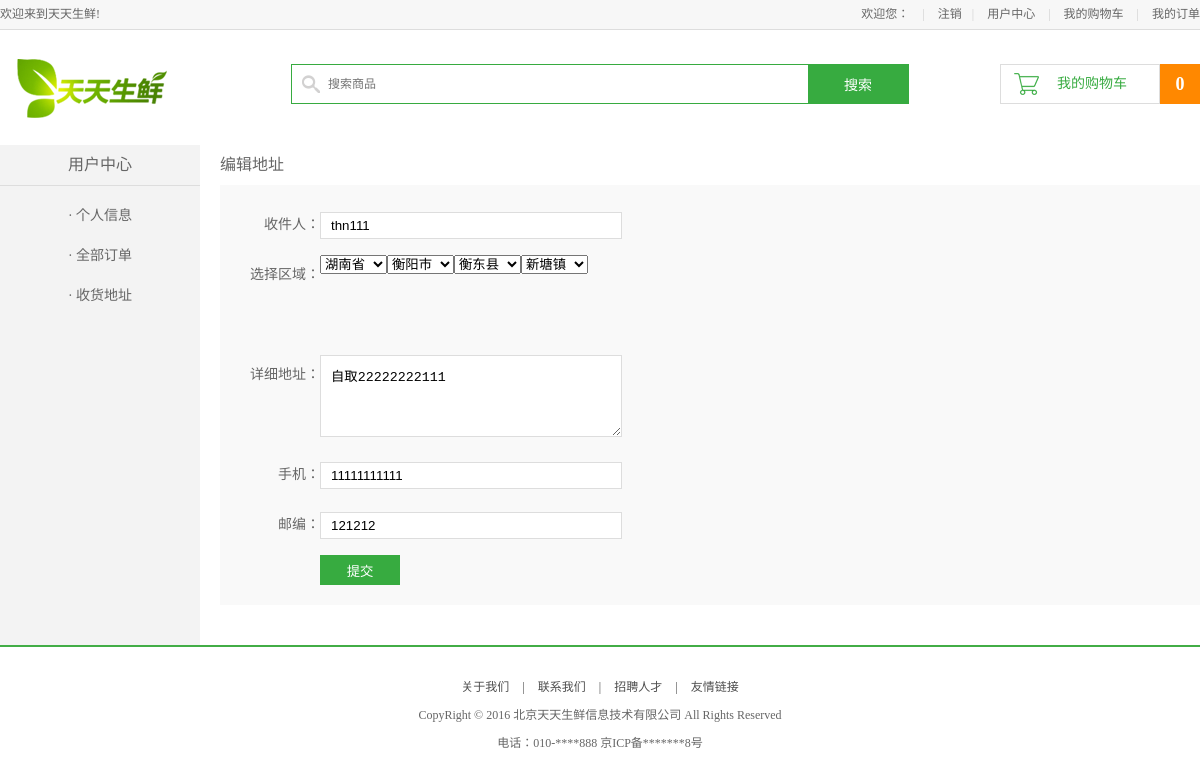
Before: /user/change_site/2/ (signed in) with the older database file.
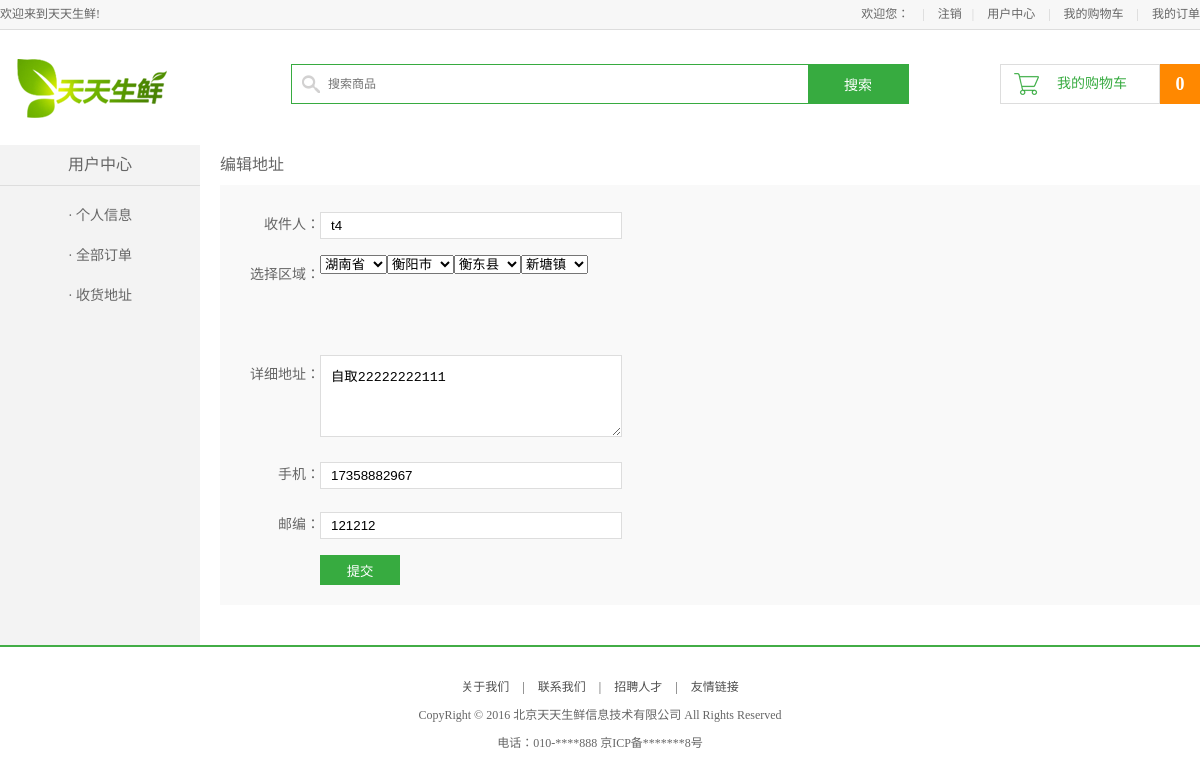
After: the same page with the newer database file.
### df_user/models.py (models this page shows, shortened)
class AddressInfo(models.Model):
    user = models.ForeignKey('UserInfo')
    receiver = models.CharField(max_length=25)
    area = models.ForeignKey("AreaInfo", related_name='address', null=True)
    address = models.CharField(max_length=100)
    phone = models.CharField(max_length=11)
    postcode = models.CharField(max_length=6)

### df_user/decorators.py (the view)
    def wrapper(request, *args, **kwargs):
        user_id = request.session.get('user_id')
        if user_id:
            user_obj = models.UserInfo.objects.get(pk=user_id)
            request.df_user = user_obj
            return func(request, *args, **kwargs)
        else:
            next_url = request.get_full_path()
            print('in de next_url:', next_url)
            url = '?'.join([resolve_url('login'), 'next_url=%s' % urlsafe_base64_encode(next_url.encode()).decode()])
            print('in de url:', url)
            return redirect(url)

### df_user/templatetags/address_handle.py (called while the page is built)
@register.simple_tag
def select_handle(addr_obj):
    result = []
    gen_area_select(addr_obj.area, result)
    return mark_safe(''.join(result))

### df_user/views.py (called while the page is built, shortened)
@require_login
def change_site(request, aid):
    addr_obj = get_object_or_404(models.AddressInfo, pk=aid)
    erros_msg = {}
    context = {
        'addr': addr_obj,
        'error': erros_msg,
    }
    return render(request, 'df_user/user_center_edit.html', context)

### templates/df_user/user_center_edit.html (shortened to what this page needs)
{% extends 'df_user/base_user.html' %}
{% load static %}
{% load address_handle %}
{% block right_content %}
    <div class="right_content clearfix">
        <h3 class="common_title2">
            {% if request.resolver_match.url_name == 'change_site' %}
                编辑地址
            {% else %}
                添加地址
            {% endif %}
        </h3>
        <div class="site_con">
            <form action="" method="post">
                <div class="form_group">
                    <label>收件人：</label>
                    <input type="text" name="receiver" value="{{ addr.receiver }}">
                </div>
                <div class="form_group form_group2 addr_area">
                    <label>选择区域：</label>
                    {% if request.resolver_match.url_name == 'change_site' %}
                        {% select_handle addr %}
                    {% endif %}
                </div>
                <div class="form_group form_group2">
                    <label>详细地址：</label>
                    <textarea class="site_area" name="address">{{ addr.address }}</textarea>
                </div>
                <div class="form_group">
                    <label>手机：</label>
                    <input type="text" name="phone" value="{{ addr.phone }}">
                </div>
                <div class="form_group">
                    <label>邮编：</label>
                    <input type="text" name="postcode" value="{{ addr.postcode }}">
                </div>
                <input type="submit" name="" value="提交" class="info_submit">
            </form>
        </div>
    </div>
{% endblock %}

### templates/df_user/base_user.html
{% extends 'base_top.html' %}
{% load static %}
{% block body %}
	<div class="main_con clearfix">
		<div class="left_menu_con clearfix">
			<h3>用户中心</h3>
			<ul>
				<li><a href="{% url 'info' %}" {% if request.resolver_match.url_name == 'info' %}class="active"{% endif %}>· 个人信息</a></li>
				<li><a href="{% url 'order' %}" {% if request.resolver_match.url_name == 'order' %}class="active"{% endif %}>· 全部订单</a></li>
				<li><a href="{% url 'site' %}" {% if request.resolver_match.url_name == 'site' %}class="active"{% endif %}>· 收货地址</a></li>
			</ul>
		</div>
        {% block right_content %}
        {% endblock %}
    </div>
{% endblock %}

### templates/base_top.html (shortened to what this page needs)
{% extends 'base.html' %}
{% load static %}
{% block top %}
    {% if page_name == 'site' %}
        <div class="header_con">
            <div class="header">
                <div class="welcome fl">欢迎来到天天生鲜!</div>
                <div class="fr">
                    {% if user %}
                        <div class="login_info fl login_btn">
                            欢迎您：<em>
                                {% if user.nikename %}
                                    <a href="{% url 'info' %}">{{ user.nikename }}</a>
                                {% else %}
                                    <a href="{% url 'info' %}">{{ user.uname }}</a>
                                {% endif %}
                            </em>
                            <span>|</span>
                            <a href="{% url 'logout' %}">注销</a>
                        </div>
                    {% else %}
                        <div class="login_btn fl">
                            <a href="{% url 'login' %}">登录</a>
                            <span>|</span>
                            <a href="{% url 'register' %}">注册</a>
                        </div>
                    {% endif %}
                    <div class="user_link fl">
                        <span>|</span>
                        <a href="{% url 'info' %}">用户中心</a>
                        <span>|</span>
                        <a href="{% url 'cart' %}">我的购物车</a>
                        <span>|</span>
                        <a href="{% url 'order' %}">我的订单</a>
                    </div>
                </div>
            </div>
        </div>
        <div class="search_bar clearfix">
            <a href="{% url 'index' %}" class="logo fl"><img src="{% static 'images/logo.png' %}"></a>
            <div class="sub_page_name fl">|&nbsp;&nbsp;&nbsp;&nbsp;用户中心</div>
            <div class="search_con fr">
                 <form method='get' action="/search/" target="_blank">
                    <input type="text" class="input_text fl" name="q" placeholder="搜索商品">
                    <input type="submit" class="input_btn fr" name="" value="搜索">
                </form>
            </div>
        </div>
    {% else %}
        <div class="header_con">
            <div class="header">
                <div class="welcome fl">欢迎来到天天生鲜!</div>
                <div class="fr">
                   {% if user %}
                        <div class="login_info fl login_btn">
                            欢迎您：<em>
                            </em>
                            <span>|</span>
                            <a href="{% url 'logout' %}">注销</a>
                        </div>
                    {% else %}
                    <div class="login_btn fl">
                        <a href="{% url 'login' %}">登录</a>
                        <span>|</span>
                        <a href="{% url 'register' %}">注册</a>
                    </div>
                    {% endif %}
                    <div class="user_link fl">
                        <span>|</span>
                        <a href="{% url 'info' %}">用户中心</a>
                        <span>|</span>
                        <a href="{% url 'cart' %}">我的购物车</a>
                        <span>|</span>
                        <a href="{% url 'order' %}">我的订单</a>
                    </div>
                </div>
            </div>
        </div>
        <div class="search_bar clearfix">
            <a href="{% url 'index' %}" class="logo fl"><img src="{% static 'images/logo.png' %}"></a>
            <div class="search_con fl">
                <form method='get' action="/search/" target="_blank">
                    <input type="text" class="input_text fl" name="q" placeholder="搜索商品">
                    <input type="submit" class="input_btn fr" name="" value="搜索">
                </form>
            </div>
            <div class="guest_cart fr">
                <a href="{% url 'cart' %}" class="cart_name fl">我的购物车</a>
                <div class="goods_count fl" id="show_count">{{ cart_count|default:'0' }}</div>
            </div>
        </div>
    {% endif %}
{% endblock %}

### templates/base.html (shortened to what this page needs)
{% load static %}
<!DOCTYPE html PUBLIC "-//W3C//DTD XHTML 1.0 Transitional//EN" "http://www.w3.org/TR/xhtml1/DTD/xhtml1-transitional.dtd">
<html xmlns="http://www.w3.org/1999/xhtml" xml:lang="en">
<head>
	<link rel="stylesheet" type="text/css" href="{% static 'css/reset.css' %}">
	<link rel="stylesheet" type="text/css" href="{% static 'css/main.css' %}">
</head>
<body>
{% block top %}
{% endblock %}
{% block body %}
{% endblock %}
	<div class="footer no-mp">
		<div class="foot_link">
			<a href="#">关于我们</a>
			<span>|</span>
			<a href="#">联系我们</a>
			<span>|</span>
			<a href="#">招聘人才</a>
			<span>|</span>
			<a href="#">友情链接</a>
		</div>
		<p>CopyRight © 2016 北京天天生鲜信息技术有限公司 All Rights Reserved</p>
		<p>电话：010-****888    京ICP备*******8号</p>
	</div>
</body>
</html>

### static/css/main.css (style rules this page uses)
body { font-family:'Microsoft Yahei';font-size:12px;color:#666; }
html,body { height:100% }
.header_con { background-color:#f7f7f7; height:29px; border-bottom:1px solid #dddddd }
.header { width:1200px; height:29px; margin:0 auto; }
.welcome,.login_info,.login_btn,.user_link { line-height:29px; }
.login_info em { color:#ff8800 }
.login_btn a,.user_link a { color:#666; }
.login_btn span,.user_link span { color:#cecece; margin:0 10px; }
.search_bar { width:1200px;height:115px;margin:0 auto; }
.logo { width:150px;height:59px;margin:29px 0 0 17px; }
.search_con { width:616px;height:38px;border:1px solid #37ab40;margin:34px 0 0 124px;background:url(../images/icons.png) 10px -338px no-repeat; }
.search_con .input_text { width:470px;height:34px;border:0px;margin:2px 0 0 36px;outline:none;font-size:12px;color:#737272;font-family:'Microsoft Yahei' }
.search_con .input_btn { width:100px;height:38px;background-color:#37ab40;border:0px;font-size:14px;color:#fff;font-family:'Microsoft Yahei';outline:none;cursor:pointer; }
.guest_cart { width:200px;height:40px;margin-top:34px; }
.guest_cart .cart_name { width:158px;height:38px;line-height:38px;border:1px solid #dddddd;display:block;background:url(../images/icons.png) 13px -300px no-repeat;font-size:14px;color:#37ab40;text-indent:56px; }
.guest_cart .goods_count { width:40px;height:40px;text-align:center;line-height:40px;font-size:18px; font-weight:bold;color:#fff;background-color:#ff8800; }
.footer { border-top:2px solid #42ad46; margin:30px 0; }
.foot_link { text-align:center;margin-top:30px; }
.foot_link a,.foot_link span { color:#4e4e4e; }
.foot_link span { padding:0 10px }
.footer p { text-align:center; margin-top:10px; }
.no-mp { margin-top:0px; }
.main_con { width:1200px; margin:0 auto; background:url(../images/left_bg.jpg) repeat-y; }
.left_menu_con { width:200px; float:left; }
.left_menu_con h3 { font-size:16px; line-height:40px; border-bottom:1px solid #ddd; text-align:center; margin-bottom:10px; }
.left_menu_con ul li { line-height:40px; text-align:center; font-size:14px; }
.left_menu_con ul li a { color:#666; }
.right_content { width:980px; float:right; min-height:500px; }
.common_title2 { height:20px;line-height:20px;font-size:16px;margin:10px 0; }
.site_con { background-color:#f9f9f9; padding:10px 0; margin-bottom:20px; }
.site_con .form_group { height:40px; line-height:40px; margin-top:10px; }
.site_con .form_group label { width:100px; float:left; text-align:right; font-size:14px; height:40px; line-height:40px; }
.site_con .form_group input { width:300px; height:25px; border:1px solid #ddd; float:left; outline:none; margin-top:7px; text-indent:10px; }
.site_con .form_group2 { height:90px; }
.site_area { width:280px; height:60px; border:1px solid #ddd; outline:none; padding:10px; }
.info_submit { width:80px; height:30px; background-color:#37ab40; border:0px; color:#fff; margin:10px 0 10px 100px; cursor:pointer; font-family:'Microsoft Yahei' }

Changed rows visible on the page:
changed AddressInfo "自取22222222111": receiver "thn111" → "t4"; phone "11111111111" → "17358882967"
